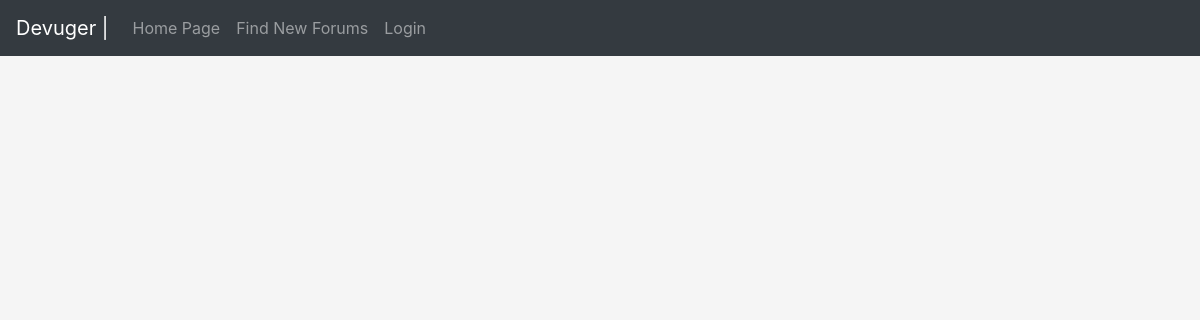
Before: / with the older database file.
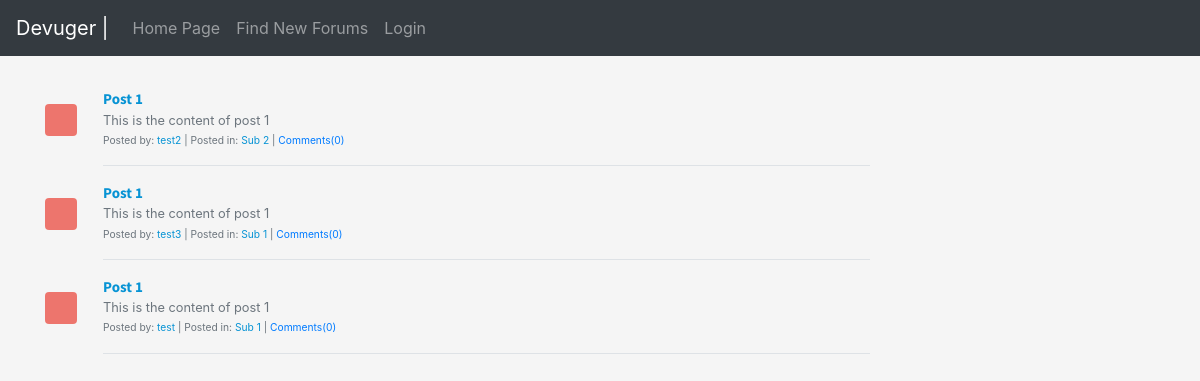
After: the same page with the newer database file.
### tables this page shows
CREATE TABLE posts(
    id INT PRIMARY KEY AUTO_INCREMENT,
    userId INT,
    subforumId INT,
    title VARCHAR(100),
    content LONGTEXT,
    uploadDate DATE,
    numComments INT,
    FOREIGN KEY (userId) REFERENCES users(id),
    FOREIGN KEY (subforumId) REFERENCES subforum(id)
);

CREATE TABLE users(
    id INT PRIMARY KEY AUTO_INCREMENT,
    username VARCHAR(60) UNIQUE,
    pass VARCHAR(255),
    email VARCHAR(255) UNIQUE,
    descp TEXT,
    color VARCHAR(20),
    creationDate DATE,
    uRank INT
);

CREATE TABLE subforum(
    id INT PRIMARY KEY AUTO_INCREMENT,
    sname VARCHAR(30) UNIQUE,
    descp TEXT,
    subscribers INT,
    color VARCHAR(20),
    numPosts INT,
    creationDate DATE
);

### index.php (the view, shortened to what this page needs)
<?php include('php/server.php'); ?>
<?php include('includes/header.php'); ?>
<main>
    <div class="container">
        <div class="row">
            <div class="col-md-9 py-3">
                <?php
                    if(isset($_SESSION['username'])){
                        $u = $_SESSION['username'];
                        $b = "SELECT * FROM users WHERE username = '$u'";
                        $r = mysqli_query($db, $b);
                        $r3 = mysqli_fetch_assoc($r);
                        $id = $r3['id'];
                        $query = "SELECT * FROM posts WHERE subforumId IN (SELECT subId FROM subscriptions WHERE userId = '$id') ORDER BY id DESC LIMIT 20";
                        $q = mysqli_query($db, $query);
                        if (mysqli_num_rows($q) > 0) {
                            while ($row = mysqli_fetch_assoc($q)) {
                                $subID = $row['subforumId'];
                                $q2 = "SELECT * FROM subforum WHERE id = '$subID'";
                                $r = mysqli_query($db, $q2);
                                $row2 = mysqli_fetch_assoc($r);
                                $subName = $row2['sname'];
                                $color = $row2['color'];
                                $creator = $row["userId"];
                                $q3 = "SELECT * FROM users WHERE id = '$creator'";
                                $r4 = mysqli_query($db, $q3);
                                $row3 = mysqli_fetch_assoc($r4);
                                $creatorName = $row3['username'];
                                echo
                                    '<article>
                                            <div class="media text-muted pt-3">
                                                <svg class="bd-placeholder-img mr-2 rounded mt-3" style="opacity: 0.7;filter: alpha(opacity=70);" width="32" height="32" xmlns="http://www.w3.org/2000/svg" preserveAspectRatio="xMidYMid slice" focusable="false" role="img" aria-label=""><title></title><rect width="100%" height="100%" fill="' . $color . '"/><text x="50%" y="50%" fill="" dy=".3em"></text></svg>
                                                &nbsp;&nbsp;&nbsp;&nbsp;
                                                <div class="media-body">
                                                    <a href="post.php?id=' . $row['id'] . '&title=' . $row['title'] . '"><p class="media-body pb-3 mb-0 small lh-125 border-bottom border-gray">
                                                    <strong class="d-block text-gray-dark article-title">' . $row['title'] . '</strong></a>' . strip_tags(mb_strimwidth($row['content'], 0, 125, "..."), '<br/>') . '<br>
                                                    <small>Posted by: <a class="article-b-links" href="user.php?username=' . $creatorName . '">' . $creatorName . '</a>&nbsp;|&nbsp;Posted in: <a class="article-b-links" href="sub.php?r=' . $subName . '">' . $subName . '</a>&nbsp;|&nbsp;<a href="post.php?id=' . $row['id'] . '&title=' . $row['title'] . '#comments-seccion">Comments(' . $row['numComments'] . ')</a></small></p>
                                                </div>
                                            </div>
                                        </article>';
                            }
                        }
                    }else{
                        $query = "SELECT * FROM posts ORDER BY id DESC LIMIT 20";
                        $q = mysqli_query($db, $query);
                        if (mysqli_num_rows($q) > 0) {
                            while ($row = mysqli_fetch_assoc($q)) {
                                $subID = $row['subforumId'];
                                $q2 = "SELECT * FROM subforum WHERE id = '$subID'";
                                $r = mysqli_query($db, $q2);
                                $row2 = mysqli_fetch_assoc($r);
                                $subName = $row2['sname'];
                                $color = $row2['color'];
                                $creator = $row["userId"];
                                $q3 = "SELECT * FROM users WHERE id = '$creator'";
                                $r4 = mysqli_query($db, $q3);
                                $row3 = mysqli_fetch_assoc($r4);
                                $creatorName = $row3['username'];
                                echo
                                    '<article>
                                            <div class="media text-muted pt-3">
                                                <svg class="bd-placeholder-img mr-2 rounded mt-3" style="opacity: 0.7;filter: alpha(opacity=70);" width="32" height="32" xmlns="http://www.w3.org/2000/svg" preserveAspectRatio="xMidYMid slice" focusable="false" role="img" aria-label=""><title></title><rect width="100%" height="100%" fill="' . $color . '"/><text x="50%" y="50%" fill="" dy=".3em"></text></svg>
                                                &nbsp;&nbsp;&nbsp;&nbsp;
                                                <div class="media-body">
                                                    <a href="post.php?id=' . $row['id'] . '&title=' . $row['title'] . '"><p class="media-body pb-3 mb-0 small lh-125 border-bottom border-gray">
                                                    <strong class="d-block text-gray-dark article-title">' . $row['title'] . '</strong></a>' . strip_tags(mb_strimwidth($row['content'], 0, 125, "..."), '<br/>') . '<br>
                                                    <small>Posted by: <a class="article-b-links" href="user.php?username=' . $creatorName . '">' . $creatorName . '</a>&nbsp;|&nbsp;Posted in: <a class="article-b-links" href="sub.php?r=' . $subName . '">' . $subName . '</a>&nbsp;|&nbsp;<a href="post.php?id=' . $row['id'] . '&title=' . $row['title'] . '#comments-seccion">Comments(' . $row['numComments'] . ')</a></small></p>
                                                </div>
                                            </div>
                                        </article>';
                            }
                        }
                    }
                ?>
            </div>
            <div class="col-md-3 py-3">
            </div>
        </div>
    </div>
</main>
<?php include('includes/footer.php'); ?>

### includes/header.php (shortened to what this page needs)
<!DOCTYPE html>
<html lang="en">
<head>
    <link rel="stylesheet" href="https://stackpath.bootstrapcdn.com/bootstrap/4.4.1/css/bootstrap.min.css">
    <link rel="stylesheet" href="css/main.css">
        <link rel="stylesheet" href="https://use.fontawesome.com/releases/v5.8.2/css/all.css">
</head>
<body>
    <header>
        <nav class="navbar navbar-expand-md navbar-dark bg-dark">
            <a class="navbar-brand" href="index.php">Devuger |</a>
            <div class="collapse navbar-collapse" id="navbarsExample04">
                <ul class="navbar-nav mr-auto">
                    <li class="nav-item">
                        <a class="nav-link" href="index.php">Home Page</a>
                    </li>
                    <li class="nav-item">
                        <a class="nav-link" href="findforums.php">Find New Forums</a>
                    </li>
                    <?php if(isset($_SESSION['username'])) : ?>
                        <li class="nav-item dropdown">
                            <a class="nav-link dropdown-toggle" href="#" id="dropdown04" data-toggle="dropdown" aria-haspopup="true" aria-expanded="false">Me</a>
                            <div class="dropdown-menu" aria-labelledby="dropdown04">
                                <a class="dropdown-item" href="user.php?username=<?php echo $_SESSION['username']; ?>">Profile: <b><?php echo $_SESSION['username']; ?></b></a>
                                <a class="dropdown-item" href="send_post.php">Create Post</a>
                                <a class="dropdown-item" href="index.php?logout='1'">Logout</a>
                            </div>
                        </li>
                    <?php elseif(!isset($_SESSION['username'])) : ?>
                        <li class="nav-item">
                            <a class="nav-link" href="login.php">Login</a>
                        </li>
                    <?php endif ?>
                </ul>
            </div>
        </nav>
    </header>

### includes/footer.php (shortened to what this page needs)
</body>
</html>

### css/main.css (style rules this page uses)
body { background-color: whitesmoke; }
strong.article-title { font-family: 'Source Sans Pro', sans-serif; color: rgb(7, 147, 212); text-decoration-color: rgb(7, 147, 212); font-size: 15px; }
a.article-b-links, a.article-b-links:link, a.article-b-links:visited, a.article-b-links:hover { color: rgb(7, 147, 212); text-decoration-color: rgb(7, 147, 212); }

Changed rows visible on the page:
added posts: title "Post 1", content "This is the content of post 1", userId.username "test2", subforumId.sname "Sub 2", numComments "0"
added posts: title "Post 1", content "This is the content of post 1", userId.username "test3", subforumId.sname "Sub 1", numComments "0"
added posts: title "Post 1", content "This is the content of post 1", userId.username "test", subforumId.sname "Sub 1", numComments "0"
